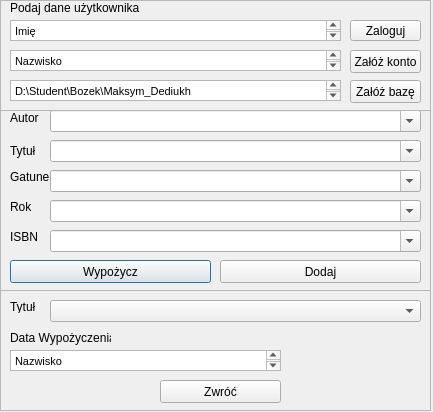
<?xml version="1.0" encoding="UTF-8"?>
<ui version="4.0">
 <class>Dialog</class>
 <widget class="QDialog" name="Dialog">
  <property name="geometry">
   <rect>
    <x>0</x>
    <y>0</y>
    <width>433</width>
    <height>412</height>
   </rect>
  </property>
  <property name="windowTitle">
   <string>Dialog</string>
  </property>
  <widget class="QFrame" name="book">
   <property name="geometry">
    <rect>
     <x>0</x>
     <y>110</y>
     <width>431</width>
     <height>181</height>
    </rect>
   </property>
   <property name="frameShape">
    <enum>QFrame::StyledPanel</enum>
   </property>
   <property name="frameShadow">
    <enum>QFrame::Raised</enum>
   </property>
   <widget class="QLabel" name="label_2">
    <property name="geometry">
     <rect>
      <x>10</x>
      <y>0</y>
      <width>47</width>
      <height>16</height>
     </rect>
    </property>
    <property name="text">
     <string>Autor</string>
    </property>
   </widget>
   <widget class="QLabel" name="label_3">
    <property name="geometry">
     <rect>
      <x>10</x>
      <y>30</y>
      <width>47</width>
      <height>21</height>
     </rect>
    </property>
    <property name="text">
     <string>Tytuł</string>
    </property>
   </widget>
   <widget class="QLabel" name="label_4">
    <property name="geometry">
     <rect>
      <x>10</x>
      <y>60</y>
      <width>47</width>
      <height>13</height>
     </rect>
    </property>
    <property name="text">
     <string>Gatunek</string>
    </property>
   </widget>
   <widget class="QLabel" name="label_5">
    <property name="geometry">
     <rect>
      <x>10</x>
      <y>90</y>
      <width>47</width>
      <height>13</height>
     </rect>
    </property>
    <property name="text">
     <string>Rok</string>
    </property>
   </widget>
   <widget class="QLabel" name="label_8">
    <property name="geometry">
     <rect>
      <x>10</x>
      <y>120</y>
      <width>47</width>
      <height>13</height>
     </rect>
    </property>
    <property name="text">
     <string>ISBN</string>
    </property>
   </widget>
   <widget class="QPushButton" name="Wypozycz">
    <property name="geometry">
     <rect>
      <x>10</x>
      <y>150</y>
      <width>201</width>
      <height>23</height>
     </rect>
    </property>
    <property name="text">
     <string>Wypożycz</string>
    </property>
   </widget>
   <widget class="QPushButton" name="Dodaj">
    <property name="geometry">
     <rect>
      <x>220</x>
      <y>150</y>
      <width>201</width>
      <height>23</height>
     </rect>
    </property>
    <property name="text">
     <string>Dodaj</string>
    </property>
   </widget>
   <widget class="QComboBox" name="AutorComboBox">
    <property name="geometry">
     <rect>
      <x>50</x>
      <y>0</y>
      <width>371</width>
      <height>22</height>
     </rect>
    </property>
    <property name="editable">
     <bool>true</bool>
    </property>
   </widget>
   <widget class="QComboBox" name="GatunekComboBox">
    <property name="geometry">
     <rect>
      <x>50</x>
      <y>60</y>
      <width>371</width>
      <height>22</height>
     </rect>
    </property>
    <property name="editable">
     <bool>true</bool>
    </property>
   </widget>
   <widget class="QComboBox" name="TytulComboBox">
    <property name="geometry">
     <rect>
      <x>50</x>
      <y>30</y>
      <width>371</width>
      <height>22</height>
     </rect>
    </property>
    <property name="editable">
     <bool>true</bool>
    </property>
   </widget>
   <widget class="QComboBox" name="ISBNComboBox">
    <property name="geometry">
     <rect>
      <x>50</x>
      <y>120</y>
      <width>371</width>
      <height>22</height>
     </rect>
    </property>
    <property name="editable">
     <bool>true</bool>
    </property>
   </widget>
   <widget class="QComboBox" name="RokComboBox">
    <property name="geometry">
     <rect>
      <x>50</x>
      <y>90</y>
      <width>371</width>
      <height>22</height>
     </rect>
    </property>
    <property name="editable">
     <bool>true</bool>
    </property>
   </widget>
  </widget>
  <widget class="QFrame" name="biblio">
   <property name="geometry">
    <rect>
     <x>0</x>
     <y>290</y>
     <width>431</width>
     <height>121</height>
    </rect>
   </property>
   <property name="frameShape">
    <enum>QFrame::StyledPanel</enum>
   </property>
   <property name="frameShadow">
    <enum>QFrame::Raised</enum>
   </property>
   <widget class="QLabel" name="label_6">
    <property name="geometry">
     <rect>
      <x>10</x>
      <y>10</y>
      <width>47</width>
      <height>13</height>
     </rect>
    </property>
    <property name="text">
     <string>Tytuł</string>
    </property>
   </widget>
   <widget class="QComboBox" name="Tytul_2ComboBox">
    <property name="geometry">
     <rect>
      <x>50</x>
      <y>10</y>
      <width>371</width>
      <height>22</height>
     </rect>
    </property>
   </widget>
   <widget class="QLabel" name="label_7">
    <property name="geometry">
     <rect>
      <x>10</x>
      <y>40</y>
      <width>101</width>
      <height>16</height>
     </rect>
    </property>
    <property name="text">
     <string>Data Wypożyczenia</string>
    </property>
   </widget>
   <widget class="QTextEdit" name="Nazwisko_2">
    <property name="geometry">
     <rect>
      <x>10</x>
      <y>60</y>
      <width>271</width>
      <height>21</height>
     </rect>
    </property>
    <property name="html">
     <string>&lt;!DOCTYPE HTML PUBLIC &quot;-//W3C//DTD HTML 4.0//EN&quot; &quot;http://www.w3.org/TR/REC-html40/strict.dtd&quot;&gt;
&lt;html&gt;&lt;head&gt;&lt;meta name=&quot;qrichtext&quot; content=&quot;1&quot; /&gt;&lt;style type=&quot;text/css&quot;&gt;
p, li { white-space: pre-wrap; }
&lt;/style&gt;&lt;/head&gt;&lt;body style=&quot; font-family:'MS Shell Dlg 2'; font-size:8.25pt; font-weight:400; font-style:normal;&quot;&gt;
&lt;p style=&quot; margin-top:0px; margin-bottom:0px; margin-left:0px; margin-right:0px; -qt-block-indent:0; text-indent:0px;&quot;&gt;Nazwisko&lt;/p&gt;&lt;/body&gt;&lt;/html&gt;</string>
    </property>
   </widget>
   <widget class="QPushButton" name="Zwroc">
    <property name="geometry">
     <rect>
      <x>160</x>
      <y>90</y>
      <width>121</width>
      <height>23</height>
     </rect>
    </property>
    <property name="text">
     <string>Zwróć</string>
    </property>
   </widget>
  </widget>
  <widget class="QFrame" name="Login">
   <property name="geometry">
    <rect>
     <x>0</x>
     <y>0</y>
     <width>431</width>
     <height>111</height>
    </rect>
   </property>
   <property name="frameShape">
    <enum>QFrame::StyledPanel</enum>
   </property>
   <property name="frameShadow">
    <enum>QFrame::Raised</enum>
   </property>
   <widget class="QLabel" name="label">
    <property name="geometry">
     <rect>
      <x>10</x>
      <y>0</y>
      <width>151</width>
      <height>16</height>
     </rect>
    </property>
    <property name="text">
     <string>Podaj dane użytkownika</string>
    </property>
   </widget>
   <widget class="QTextEdit" name="Imie">
    <property name="geometry">
     <rect>
      <x>10</x>
      <y>20</y>
      <width>331</width>
      <height>21</height>
     </rect>
    </property>
    <property name="html">
     <string>&lt;!DOCTYPE HTML PUBLIC &quot;-//W3C//DTD HTML 4.0//EN&quot; &quot;http://www.w3.org/TR/REC-html40/strict.dtd&quot;&gt;
&lt;html&gt;&lt;head&gt;&lt;meta name=&quot;qrichtext&quot; content=&quot;1&quot; /&gt;&lt;style type=&quot;text/css&quot;&gt;
p, li { white-space: pre-wrap; }
&lt;/style&gt;&lt;/head&gt;&lt;body style=&quot; font-family:'MS Shell Dlg 2'; font-size:8.25pt; font-weight:400; font-style:normal;&quot;&gt;
&lt;p style=&quot; margin-top:0px; margin-bottom:0px; margin-left:0px; margin-right:0px; -qt-block-indent:0; text-indent:0px;&quot;&gt;Imię&lt;/p&gt;
&lt;p style=&quot;-qt-paragraph-type:empty; margin-top:0px; margin-bottom:0px; margin-left:0px; margin-right:0px; -qt-block-indent:0; text-indent:0px;&quot;&gt;&lt;br /&gt;&lt;/p&gt;&lt;/body&gt;&lt;/html&gt;</string>
    </property>
   </widget>
   <widget class="QPushButton" name="Zaloguj">
    <property name="geometry">
     <rect>
      <x>350</x>
      <y>20</y>
      <width>71</width>
      <height>21</height>
     </rect>
    </property>
    <property name="text">
     <string>Zaloguj</string>
    </property>
   </widget>
   <widget class="QTextEdit" name="LokalizacjaBazy">
    <property name="geometry">
     <rect>
      <x>10</x>
      <y>80</y>
      <width>331</width>
      <height>21</height>
     </rect>
    </property>
    <property name="html">
     <string>&lt;!DOCTYPE HTML PUBLIC &quot;-//W3C//DTD HTML 4.0//EN&quot; &quot;http://www.w3.org/TR/REC-html40/strict.dtd&quot;&gt;
&lt;html&gt;&lt;head&gt;&lt;meta name=&quot;qrichtext&quot; content=&quot;1&quot; /&gt;&lt;style type=&quot;text/css&quot;&gt;
p, li { white-space: pre-wrap; }
&lt;/style&gt;&lt;/head&gt;&lt;body style=&quot; font-family:'MS Shell Dlg 2'; font-size:8.25pt; font-weight:400; font-style:normal;&quot;&gt;
&lt;p style=&quot; margin-top:0px; margin-bottom:0px; margin-left:0px; margin-right:0px; -qt-block-indent:0; text-indent:0px;&quot;&gt;D:\Student\Bozek\Maksym_Dediukh&lt;/p&gt;&lt;/body&gt;&lt;/html&gt;</string>
    </property>
   </widget>
   <widget class="QTextEdit" name="Nazwisko">
    <property name="geometry">
     <rect>
      <x>10</x>
      <y>50</y>
      <width>331</width>
      <height>21</height>
     </rect>
    </property>
    <property name="html">
     <string>&lt;!DOCTYPE HTML PUBLIC &quot;-//W3C//DTD HTML 4.0//EN&quot; &quot;http://www.w3.org/TR/REC-html40/strict.dtd&quot;&gt;
&lt;html&gt;&lt;head&gt;&lt;meta name=&quot;qrichtext&quot; content=&quot;1&quot; /&gt;&lt;style type=&quot;text/css&quot;&gt;
p, li { white-space: pre-wrap; }
&lt;/style&gt;&lt;/head&gt;&lt;body style=&quot; font-family:'MS Shell Dlg 2'; font-size:8.25pt; font-weight:400; font-style:normal;&quot;&gt;
&lt;p style=&quot; margin-top:0px; margin-bottom:0px; margin-left:0px; margin-right:0px; -qt-block-indent:0; text-indent:0px;&quot;&gt;Nazwisko&lt;/p&gt;
&lt;p style=&quot;-qt-paragraph-type:empty; margin-top:0px; margin-bottom:0px; margin-left:0px; margin-right:0px; -qt-block-indent:0; text-indent:0px;&quot;&gt;&lt;br /&gt;&lt;/p&gt;&lt;/body&gt;&lt;/html&gt;</string>
    </property>
   </widget>
   <widget class="QPushButton" name="ZalozKonto">
    <property name="geometry">
     <rect>
      <x>350</x>
      <y>50</y>
      <width>71</width>
      <height>23</height>
     </rect>
    </property>
    <property name="text">
     <string>Załóż konto</string>
    </property>
   </widget>
   <widget class="QPushButton" name="ZalozBaze">
    <property name="geometry">
     <rect>
      <x>350</x>
      <y>80</y>
      <width>71</width>
      <height>23</height>
     </rect>
    </property>
    <property name="text">
     <string>Załóż bazę</string>
    </property>
   </widget>
  </widget>
 </widget>
 <resources/>
 <connections/>
</ui>
